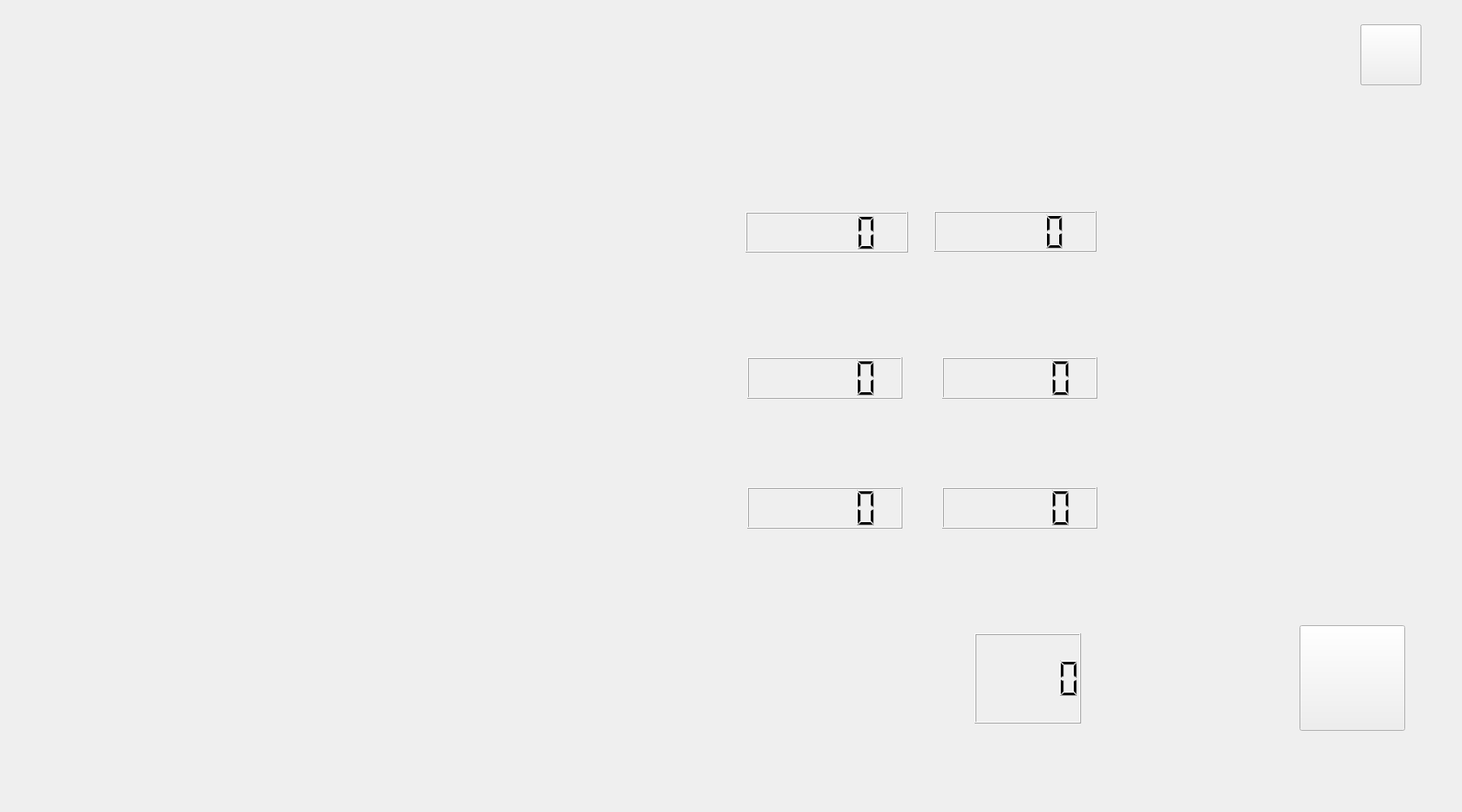
<?xml version="1.0" encoding="UTF-8"?>
<ui version="4.0">
 <class>Display_LCD</class>
 <widget class="QWidget" name="Display_LCD">
  <property name="geometry">
   <rect>
    <x>0</x>
    <y>0</y>
    <width>1800</width>
    <height>1000</height>
   </rect>
  </property>
  <property name="windowTitle">
   <string>Form</string>
  </property>
  <widget class="QLabel" name="label_air">
   <property name="geometry">
    <rect>
     <x>386</x>
     <y>261</y>
     <width>400</width>
     <height>100</height>
    </rect>
   </property>
   <property name="minimumSize">
    <size>
     <width>400</width>
     <height>100</height>
    </size>
   </property>
   <property name="styleSheet">
    <string notr="true">border-image: url(:/设备/image/空调 (1).png);</string>
   </property>
   <property name="text">
    <string/>
   </property>
  </widget>
  <widget class="QLCDNumber" name="lcd_inside_temp">
   <property name="geometry">
    <rect>
     <x>918</x>
     <y>261</y>
     <width>200</width>
     <height>50</height>
    </rect>
   </property>
   <property name="minimumSize">
    <size>
     <width>200</width>
     <height>50</height>
    </size>
   </property>
   <property name="styleSheet">
    <string notr="true">font: 25 18pt &quot;微软雅黑 Light&quot;;</string>
   </property>
  </widget>
  <widget class="QLCDNumber" name="lcd_time">
   <property name="geometry">
    <rect>
     <x>1200</x>
     <y>780</y>
     <width>131</width>
     <height>111</height>
    </rect>
   </property>
   <property name="font">
    <font>
     <family>微软雅黑 Light</family>
     <pointsize>14</pointsize>
    </font>
   </property>
   <property name="styleSheet">
    <string notr="true">border-image: url(:/背景图及logo/时钟背景2);</string>
   </property>
  </widget>
  <widget class="QLabel" name="label_humi">
   <property name="geometry">
    <rect>
     <x>390</x>
     <y>420</y>
     <width>381</width>
     <height>81</height>
    </rect>
   </property>
   <property name="styleSheet">
    <string notr="true">border-image: url(:/设备/image/加湿器.png);</string>
   </property>
   <property name="text">
    <string/>
   </property>
  </widget>
  <widget class="QLCDNumber" name="lcd_inside_humi">
   <property name="geometry">
    <rect>
     <x>920</x>
     <y>440</y>
     <width>191</width>
     <height>51</height>
    </rect>
   </property>
   <property name="styleSheet">
    <string notr="true">font: 25 18pt &quot;微软雅黑 Light&quot;;</string>
   </property>
  </widget>
  <widget class="QLCDNumber" name="lcd_outside_temp">
   <property name="geometry">
    <rect>
     <x>1150</x>
     <y>260</y>
     <width>200</width>
     <height>50</height>
    </rect>
   </property>
   <property name="minimumSize">
    <size>
     <width>200</width>
     <height>50</height>
    </size>
   </property>
   <property name="styleSheet">
    <string notr="true">font: 25 18pt &quot;微软雅黑 Light&quot;;</string>
   </property>
  </widget>
  <widget class="QLCDNumber" name="lcd_outside_humi">
   <property name="geometry">
    <rect>
     <x>1160</x>
     <y>440</y>
     <width>191</width>
     <height>51</height>
    </rect>
   </property>
   <property name="styleSheet">
    <string notr="true">font: 25 18pt &quot;微软雅黑 Light&quot;;</string>
   </property>
  </widget>
  <widget class="QLabel" name="label_equality">
   <property name="geometry">
    <rect>
     <x>480</x>
     <y>580</y>
     <width>201</width>
     <height>81</height>
    </rect>
   </property>
   <property name="styleSheet">
    <string notr="true">border-image: url(:/设备/image/空气清新器.png);</string>
   </property>
   <property name="text">
    <string/>
   </property>
  </widget>
  <widget class="QLCDNumber" name="lcd_inside_equality">
   <property name="geometry">
    <rect>
     <x>920</x>
     <y>600</y>
     <width>191</width>
     <height>51</height>
    </rect>
   </property>
   <property name="styleSheet">
    <string notr="true">font: 25 18pt &quot;微软雅黑 Light&quot;;</string>
   </property>
  </widget>
  <widget class="QLCDNumber" name="lcd_outside_equality">
   <property name="geometry">
    <rect>
     <x>1160</x>
     <y>600</y>
     <width>191</width>
     <height>51</height>
    </rect>
   </property>
   <property name="styleSheet">
    <string notr="true">font: 25 18pt &quot;微软雅黑 Light&quot;;</string>
   </property>
  </widget>
  <widget class="QPushButton" name="pushButton">
   <property name="geometry">
    <rect>
     <x>1600</x>
     <y>770</y>
     <width>130</width>
     <height>130</height>
    </rect>
   </property>
   <property name="styleSheet">
    <string notr="true">border-image: url(:/逻辑图标/逻辑小图标/下一页按钮.png);</string>
   </property>
   <property name="text">
    <string/>
   </property>
  </widget>
  <widget class="QPushButton" name="play_music">
   <property name="geometry">
    <rect>
     <x>1675</x>
     <y>30</y>
     <width>75</width>
     <height>75</height>
    </rect>
   </property>
   <property name="styleSheet">
    <string notr="true">border-image: url(:/逻辑图标/逻辑小图标/音乐.png);</string>
   </property>
   <property name="text">
    <string/>
   </property>
  </widget>
  <widget class="QPushButton" name="stop_music">
   <property name="geometry">
    <rect>
     <x>1675</x>
     <y>30</y>
     <width>75</width>
     <height>75</height>
    </rect>
   </property>
   <property name="styleSheet">
    <string notr="true">border-image: url(:/逻辑图标/逻辑小图标/暂停音乐.png);</string>
   </property>
   <property name="text">
    <string/>
   </property>
  </widget>
 </widget>
 <resources/>
 <connections/>
</ui>
